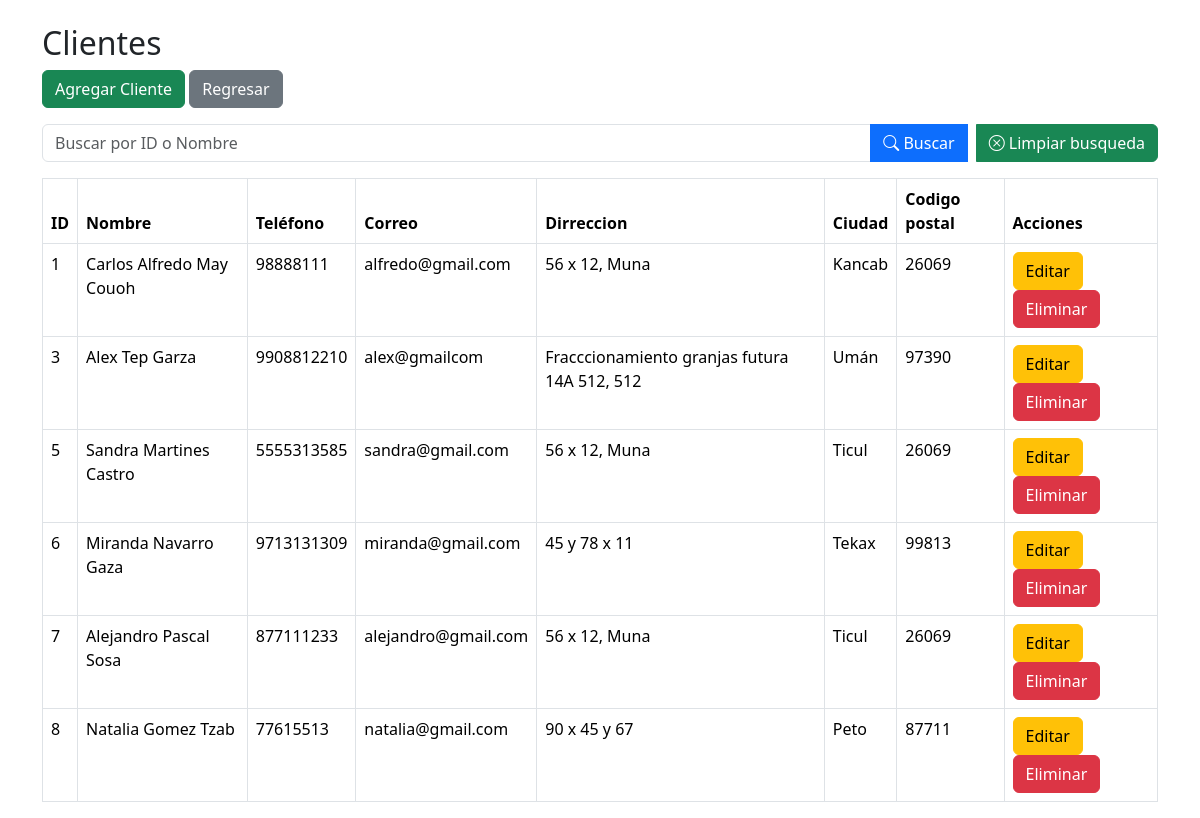
The app's page /clientes/index.php with its own data.
### tables this page shows
CREATE TABLE `clientes` (
  `id_cliente` int(11) NOT NULL,
  `nombre_completo` varchar(500) DEFAULT NULL,
  `telefono` varchar(15) DEFAULT NULL,
  `correo` varchar(200) DEFAULT NULL,
  `direccion` varchar(200) DEFAULT NULL,
  `ciudad` varchar(100) DEFAULT NULL,
  `codigo_postal` varchar(10) DEFAULT NULL
);

### clientes/index.php (the view, shortened to what this page needs)
<?php
include '../conexion.php';
$buscar = "";
$sql = "
SELECT *
FROM clientes
WHERE id_cliente LIKE '%$buscar%'
OR nombre_completo LIKE '%$buscar%'
";
$resultado = mysqli_query($conn,$sql);
?>
<!DOCTYPE html>
<html>
<head>
<link href="https://cdn.jsdelivr.net/npm/bootstrap@5.3.7/dist/css/bootstrap.min.css" rel="stylesheet">
<link href=https://cdn.jsdelivr.net/npm/bootstrap-icons/font/bootstrap-icons.css rel=stylesheet>
</head>
<body>
<div class="container mt-4">
<h2>Clientes</h2>
<a href="agregar.php" class="btn btn-success mb-3">
Agregar Cliente
</a>
 <a href="../index.html" class="btn btn-secondary mb-3">Regresar</a>
<form method="GET">
<div class="input-group mb-3">
<input
type="text"
name="buscar"
class="form-control"
placeholder="Buscar por ID o Nombre">
<button class="btn btn-primary">
<i class="bi bi-search"></i> Buscar
</button>
<a href="index.php" class="btn btn-success ms-2">
<i class="bi bi-x-circle"></i> Limpiar busqueda
</a>
</div>
</form>
<table class="table table-bordered">
<thead>
<tr>
<th>ID</th>
<th>Nombre</th>
<th>Teléfono</th>
<th>Correo</th>
<th>Dirreccion</th>
<th>Ciudad</th>
<th>Codigo postal</th>
<th>Acciones</th>
</tr>
</thead>
<tbody>
<?php while($fila = mysqli_fetch_assoc($resultado)){ ?>
<tr>
<td><?= $fila['id_cliente'] ?></td>
<td><?= $fila['nombre_completo'] ?></td>
<td><?= $fila['telefono'] ?></td>
<td><?= $fila['correo'] ?></td>
<td><?= $fila['direccion'] ?></td>
<td><?= $fila['ciudad'] ?></td>
<td><?= $fila['codigo_postal'] ?></td>
<td>
<a href="editar.php?id=<?= $fila['id_cliente'] ?>"
class="btn btn-warning">
Editar
</a>
<a href="eliminar.php?id=<?= $fila['id_cliente'] ?>"
class="btn btn-danger"
onclick="return confirm('¿Eliminar cliente?')">
Eliminar
</a>
</td>
</tr>
<?php } ?>
</tbody>
</table>
</div>
</body>
</html>

### records on screen
clientes: id_cliente "1", nombre_completo "Carlos Alfredo May Couoh", telefono "98888111", correo "alfredo@gmail.com", direccion "56 x 12, Muna", ciudad "Kancab", codigo_postal "26069"
clientes: id_cliente "3", nombre_completo "Alex Tep Garza", telefono "9908812210", correo "alex@gmailcom", direccion "Fracccionamiento granjas futura 14A 512, 512", ciudad "Umán", codigo_postal "97390"
clientes: id_cliente "5", nombre_completo "Sandra Martines Castro", telefono "5555313585", correo "sandra@gmail.com", direccion "56 x 12, Muna", ciudad "Ticul", codigo_postal "26069"
clientes: id_cliente "6", nombre_completo "Miranda Navarro Gaza", telefono "9713131309", correo "miranda@gmail.com", direccion "45 y 78 x 11", ciudad "Tekax", codigo_postal "99813"
clientes: id_cliente "7", nombre_completo "Alejandro Pascal Sosa", telefono "877111233", correo "alejandro@gmail.com", direccion "56 x 12, Muna", ciudad "Ticul", codigo_postal "26069"
clientes: id_cliente "8", nombre_completo "Natalia Gomez Tzab", telefono "77615513", correo "natalia@gmail.com", direccion "90 x 45 y 67", ciudad "Peto", codigo_postal "87711"
